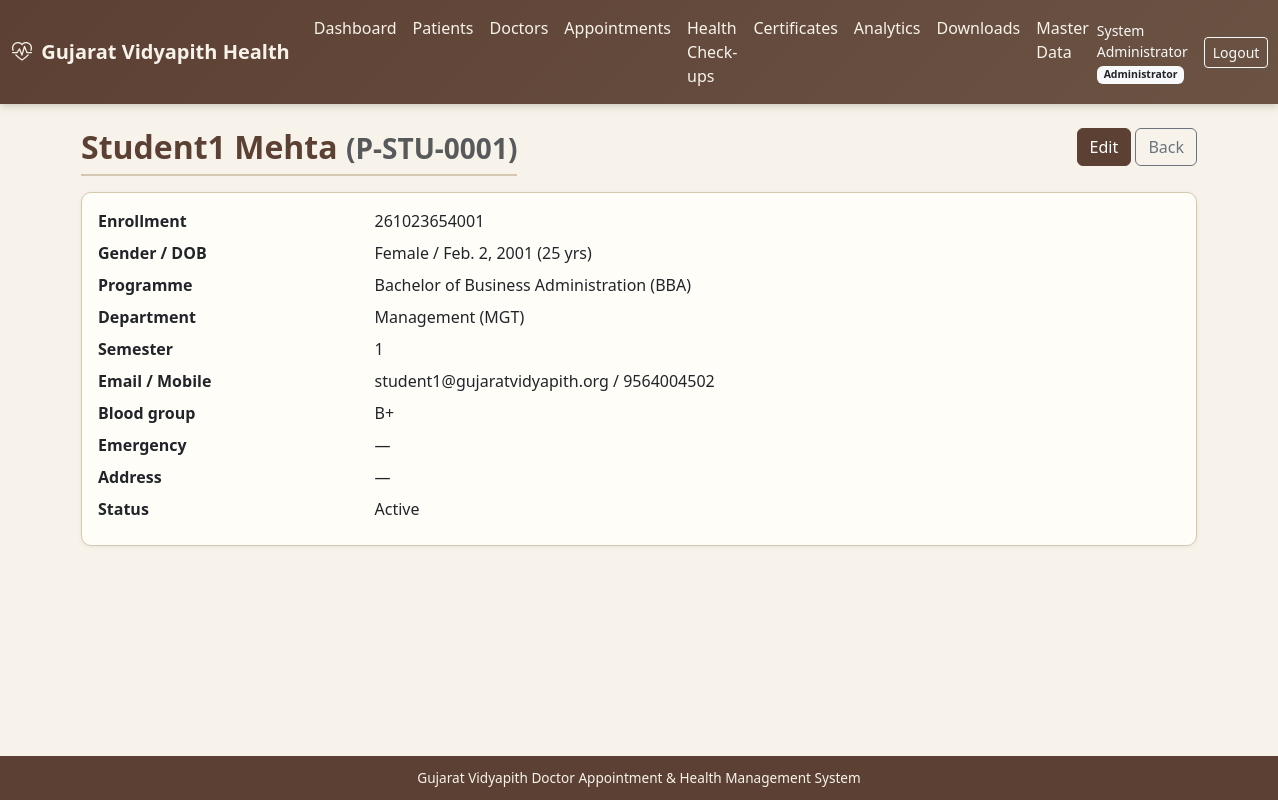
The app's page /masters/students/48/ (signed in) with its own data.
### accounts/models.py (models this page shows, shortened)
class User(AbstractUser):
    role = models.ForeignKey(
        Role, on_delete=models.SET_NULL, null=True, blank=True, related_name='users'
    )
    mobile = models.CharField(max_length=15, blank=True)
    gender = models.CharField(
        max_length=10,
        choices=[('Male', 'Male'), ('Female', 'Female'), ('Other', 'Other')],
        blank=True,
    )
    profile_photo = models.ImageField(upload_to='profiles/', blank=True, null=True)
    is_active_user = models.BooleanField(default=True)
    created_at = models.DateTimeField(auto_now_add=True)
    updated_at = models.DateTimeField(auto_now=True)
    class Meta:
        ordering = ['username']
    @property
    def role_code(self):
        return self.role.code if self.role else None

class Role(models.Model):
    ADMIN = 'admin'
    DOCTOR = 'doctor'
    STUDENT = 'student'
    STAFF = 'staff'
    STAFF_FAMILY = 'staff_family'
    HOD = 'hod'
    SUPER_ADMIN = 'super_admin'
    ROLE_CHOICES = [
        (ADMIN, 'Administrator'),
        (DOCTOR, 'Doctor'),
        (STUDENT, 'Student'),
        (STAFF, 'Staff'),
        (STAFF_FAMILY, 'Staff Family Member'),
        (HOD, 'HOD'),
        (SUPER_ADMIN, 'Super Administrator'),
    ]
    code = models.CharField(max_length=20, choices=ROLE_CHOICES, unique=True)
    name = models.CharField(max_length=50)
    description = models.TextField(blank=True)
    is_active = models.BooleanField(default=True)
    created_at = models.DateTimeField(auto_now_add=True)
    class Meta:
        ordering = ['name']

### patients/models.py (models this page shows, shortened)
class Patient(models.Model):
    CATEGORY_STUDENT = 'student'
    CATEGORY_STAFF = 'staff'
    CATEGORY_STAFF_FAMILY = 'staff_family'
    CATEGORY_CHOICES = [
        (CATEGORY_STUDENT, 'Student'),
        (CATEGORY_STAFF, 'University Staff'),
        (CATEGORY_STAFF_FAMILY, 'Staff Family Member'),
    ]
    patient_id = models.CharField(max_length=30, unique=True, db_index=True)
    user = models.OneToOneField(
        settings.AUTH_USER_MODEL,
        on_delete=models.SET_NULL,
        null=True,
        blank=True,
        related_name='patient_profile',
    )
    category = models.CharField(max_length=20, choices=CATEGORY_CHOICES, db_index=True)
    name = models.CharField(max_length=150, db_index=True)
    gender = models.CharField(
        max_length=10,
        choices=[('Male', 'Male'), ('Female', 'Female'), ('Other', 'Other')],
        blank=True,
    )
    date_of_birth = models.DateField(null=True, blank=True)
    email = models.EmailField(blank=True, db_index=True)
    mobile = models.CharField(max_length=15, blank=True, db_index=True)
    address = models.TextField(blank=True)
    blood_group = models.CharField(max_length=5, blank=True)
    emergency_contact = models.CharField(max_length=15, blank=True)
    status = models.CharField(
        max_length=20,
        choices=[('Active', 'Active'), ('Inactive', 'Inactive')],
        default='Active',
    )
    created_at = models.DateTimeField(auto_now_add=True)
    updated_at = models.DateTimeField(auto_now=True)
    created_by = models.ForeignKey(
        settings.AUTH_USER_MODEL,
        on_delete=models.SET_NULL,
        null=True,
        blank=True,
        related_name='patients_created',
    )
    class Meta:
        ordering = ['name']
        indexes = [
            models.Index(fields=['name', 'mobile']),
            models.Index(fields=['category', 'status']),
        ]
    @property
    def age(self):
        if not self.date_of_birth:
            return None
        from datetime import date
        today = date.today()
        return today.year - self.date_of_birth.year - (
            (today.month, today.day) < (self.date_of_birth.month, self.date_of_birth.day)
        )

class StudentProfile(models.Model):
    patient = models.OneToOneField(
        Patient, on_delete=models.CASCADE, related_name='student_profile'
    )
    enrollment_number = models.CharField(max_length=40, unique=True, db_index=True)
    programme = models.ForeignKey(
        Programme, on_delete=models.SET_NULL, null=True, blank=True, related_name='students'
    )
    department = models.ForeignKey(
        Department, on_delete=models.SET_NULL, null=True, blank=True, related_name='students'
    )
    semester = models.PositiveSmallIntegerField(null=True, blank=True)

### masters/models.py (models this page shows)
class Programme(models.Model):
    programme_code = models.CharField(max_length=20, unique=True)
    name = models.CharField(max_length=150)
    department = models.ForeignKey(
        Department, on_delete=models.PROTECT, related_name='programmes'
    )
    duration_years = models.PositiveSmallIntegerField(default=3)
    status = models.CharField(
        max_length=20,
        choices=[('Active', 'Active'), ('Inactive', 'Inactive')],
        default='Active',
    )
    created_at = models.DateTimeField(auto_now_add=True)
    class Meta:
        ordering = ['name']
    def __str__(self):
        return f"{self.name} ({self.programme_code})"

class Department(models.Model):
    department_code = models.CharField(max_length=20, unique=True)
    name = models.CharField(max_length=150)
    email = models.EmailField(blank=True)
    status = models.CharField(
        max_length=20,
        choices=[('Active', 'Active'), ('Inactive', 'Inactive')],
        default='Active',
    )
    created_at = models.DateTimeField(auto_now_add=True)
    updated_at = models.DateTimeField(auto_now=True)
    class Meta:
        ordering = ['name']
    def __str__(self):
        return f"{self.name} ({self.department_code})"

### masters/views.py (the view)
# urls.py: path('students/<int:pk>/', views.student_detail, name='student_detail'),
@admin_required
def student_detail(request, pk):
    patient = get_object_or_404(Patient, pk=pk, category=Patient.CATEGORY_STUDENT)
    return render(request, 'masters/student_detail.html', {'patient': patient})

### accounts/permissions.py (called while the page is built, shortened)
def role_required(*role_codes):
    def decorator(view_func):
        @login_required
        @wraps(view_func)
        def _wrapped(request, *args, **kwargs):
            user = request.user
            if user.is_superuser:
                return view_func(request, *args, **kwargs)
        return _wrapped
    return decorator

### templates/masters/student_detail.html (shortened to what this page needs)
{% extends "base.html" %}
{% block content %}
<div class="container">
  <div class="d-flex justify-content-between mb-3">
    <h2 class="page-title mb-0">{{ patient.name }} <small class="text-muted">({{ patient.patient_id }})</small></h2>
    <div>
      <a href="{% url 'masters:student_edit' patient.pk %}" class="btn btn-gv">Edit</a>
      <a href="{% url 'masters:student_list' %}" class="btn btn-outline-secondary">Back</a>
    </div>
  </div>
  <div class="card card-gv"><div class="card-body">
    <dl class="row mb-0">
      <dt class="col-sm-3">Enrollment</dt><dd class="col-sm-9">{{ patient.student_profile.enrollment_number|default:"—" }}</dd>
      <dt class="col-sm-3">Gender / DOB</dt><dd class="col-sm-9">{{ patient.gender|default:"—" }} / {{ patient.date_of_birth|default:"—" }}{% if patient.age %} ({{ patient.age }} yrs){% endif %}</dd>
      <dt class="col-sm-3">Programme</dt><dd class="col-sm-9">{{ patient.student_profile.programme|default:"—" }}</dd>
      <dt class="col-sm-3">Department</dt><dd class="col-sm-9">{{ patient.student_profile.department|default:"—" }}</dd>
      <dt class="col-sm-3">Semester</dt><dd class="col-sm-9">{{ patient.student_profile.semester|default:"—" }}</dd>
      <dt class="col-sm-3">Email / Mobile</dt><dd class="col-sm-9">{{ patient.email|default:"—" }} / {{ patient.mobile|default:"—" }}</dd>
      <dt class="col-sm-3">Blood group</dt><dd class="col-sm-9">{{ patient.blood_group|default:"—" }}</dd>
      <dt class="col-sm-3">Emergency</dt><dd class="col-sm-9">{{ patient.emergency_contact|default:"—" }}</dd>
      <dt class="col-sm-3">Address</dt><dd class="col-sm-9">{{ patient.address|default:"—" }}</dd>
      <dt class="col-sm-3">Status</dt><dd class="col-sm-9">{{ patient.status }}</dd>
    </dl>
  </div></div>
</div>
{% endblock %}

### templates/base.html (shortened to what this page needs)
{% load static %}
<!DOCTYPE html>
<html lang="en">
<head>
  <link href="https://cdn.jsdelivr.net/npm/bootstrap@5.3.3/dist/css/bootstrap.min.css" rel="stylesheet">
  <link href="https://cdn.jsdelivr.net/npm/bootstrap-icons@1.11.3/font/bootstrap-icons.min.css" rel="stylesheet">
  <link href="{% static 'css/gv-theme.css' %}" rel="stylesheet">
</head>
<body class="d-flex flex-column">
{% if user.is_authenticated %}
<nav class="navbar navbar-expand-lg navbar-gv">
  <div class="container-fluid">
    <a class="navbar-brand fw-semibold" href="{% url 'accounts:dashboard' %}">
      <i class="bi bi-heart-pulse me-1"></i> Gujarat Vidyapith Health
    </a>
    <div class="collapse navbar-collapse" id="navMain">
      <ul class="navbar-nav me-auto">
        <li class="nav-item"><a class="nav-link" href="{% url 'accounts:dashboard' %}">Dashboard</a></li>
        {% if user.is_superuser or user.role_code == 'admin' or user.role_code == 'super_admin' or user.role_code == 'doctor' %}
        <li class="nav-item"><a class="nav-link" href="{% url 'patients:index' %}">Patients</a></li>
        {% endif %}
        <li class="nav-item"><a class="nav-link" href="{% url 'doctors:index' %}">Doctors</a></li>
        <li class="nav-item"><a class="nav-link" href="{% url 'appointments:index' %}">Appointments</a></li>
        <li class="nav-item"><a class="nav-link" href="{% url 'health_records:index' %}">Health Check-ups</a></li>
        <li class="nav-item"><a class="nav-link" href="{% url 'certificates:index' %}">Certificates</a></li>
        <li class="nav-item"><a class="nav-link" href="{% url 'analytics:index' %}">Analytics</a></li>
        <li class="nav-item"><a class="nav-link" href="{% url 'analytics:downloads' %}">Downloads</a></li>
        {% if user.is_superuser or user.role_code == 'admin' or user.role_code == 'super_admin' %}
        <li class="nav-item"><a class="nav-link" href="{% url 'masters:index' %}">Master Data</a></li>
        {% endif %}
      </ul>
      <span class="navbar-text text-light me-3 small">
        {{ user.get_full_name|default:user.username }}
        {% if user.role %}<span class="badge bg-light text-dark">{{ user.role.name }}</span>{% endif %}
      </span>
      <a class="btn btn-sm btn-outline-light" href="{% url 'accounts:logout' %}">Logout</a>
    </div>
  </div>
</nav>
{% endif %}
<main class="container-fluid py-4 flex-grow-1">
  {% block content %}{% endblock %}
</main>
<footer class="footer-gv text-center">
  <div class="container">
    Gujarat Vidyapith Doctor Appointment &amp; Health Management System
  </div>
</footer>
</body>
</html>

### static/css/gv-theme.css (style rules this page uses)
:root { --gv-cream: #f7f3eb; --gv-cream-dark: #ebe4d6; --gv-brown: #5c4033; --gv-brown-light: #8b6914; --gv-earth: #6b5344; --gv-muted: #a0896e; --gv-accent: #3d5a40; --gv-text: #2c2416; --gv-border: #d4c8b0; --gv-card: #fffdf8; --gv-success: #4a7c59; --gv-warning: #c4a35a; --gv-danger: #a65d57; }
body { background-color: var(--gv-cream); color: var(--gv-text); font-family: 'Segoe UI', system-ui, -apple-system, sans-serif; min-height: 100vh; }
.navbar-gv { background: linear-gradient(135deg, var(--gv-brown) 0%, var(--gv-earth) 100%); box-shadow: 0 2px 8px rgba(92, 64, 51, 0.25); }
.navbar-gv .navbar-brand, .navbar-gv .nav-link { color: var(--gv-cream) !important; }
.card-gv { background: var(--gv-card); border: 1px solid var(--gv-border); border-radius: 10px; box-shadow: 0 1px 4px rgba(92, 64, 51, 0.08); }
.btn-gv { background: var(--gv-brown); border-color: var(--gv-brown); color: #fff; }
.page-title { color: var(--gv-brown); font-weight: 600; border-bottom: 2px solid var(--gv-border); padding-bottom: 0.5rem; margin-bottom: 1.25rem; }
.footer-gv { background: var(--gv-brown); color: var(--gv-cream); font-size: 0.85rem; padding: 0.75rem 0; margin-top: auto; }

### records on screen
User: get_full_name "System Administrator", role.name "Administrator"
Patient: name "Student1 Mehta", patient_id "P-STU-0001", student_profile.enrollment_number "261023654001", gender "Female", date_of_birth "Feb. 2, 2001", age "25", student_profile.programme "Bachelor of Business Administration (BBA)", student_profile.department "Management (MGT)", student_profile.semester "1", email "student1@gujaratvidyapith.org", mobile "9564004502", blood_group "B+", emergency_contact "—", address "—", status "Active"
